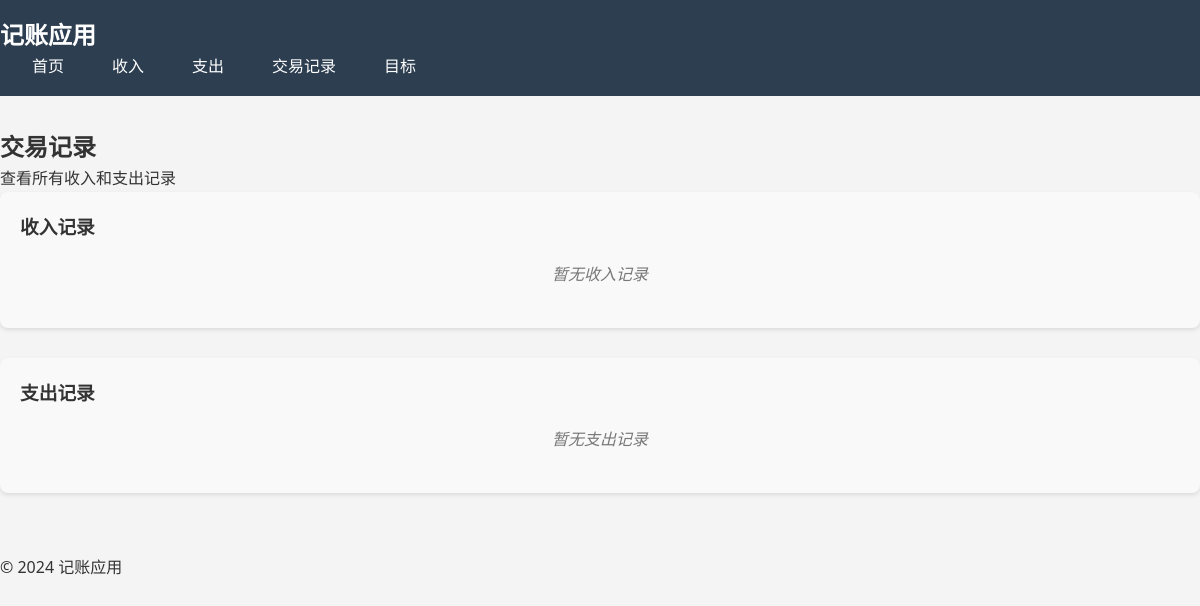
/transaction, run on an earlier commit of the app's database.
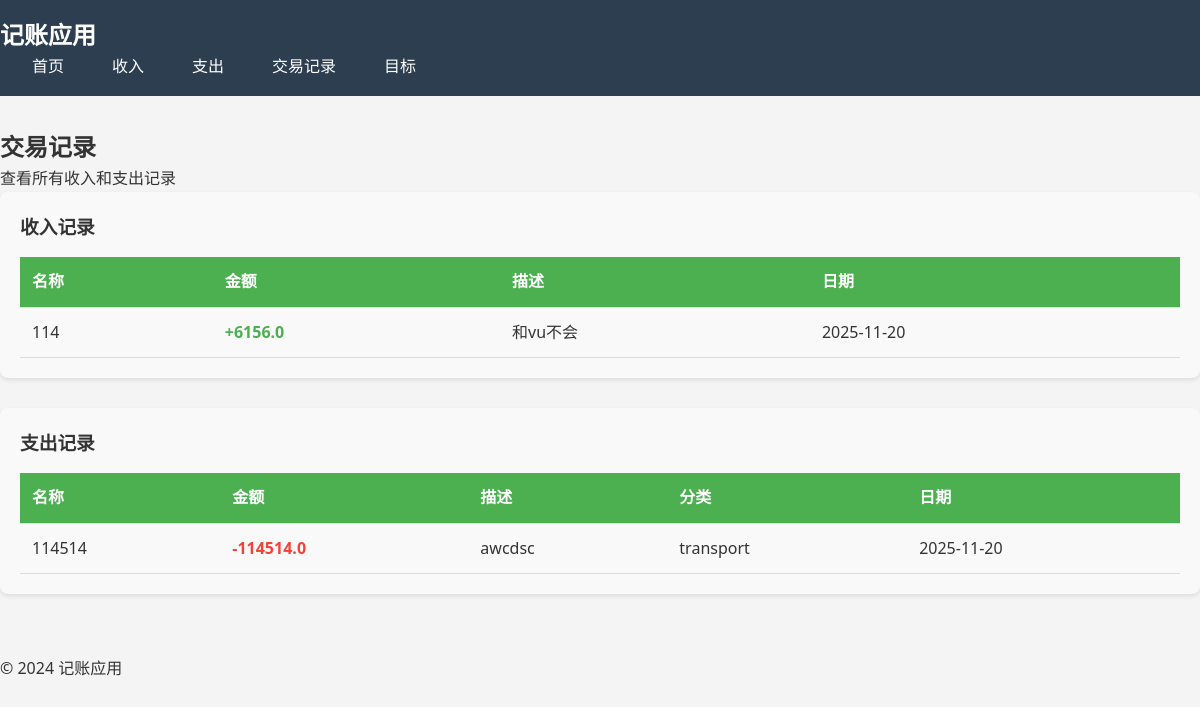
And on a later commit of the database.
### models.py (models this page shows, shortened)
class Income:
    id = None
    name = None
    amount = None
    created_at = None
    description = None

class Expense:
    id = None
    name = None
    amount = None
    category = None
    created_at = None
    description = None

### routes.py (the view)
    @app.route('/transaction')
    def transaction():
        with app.app_context():
            from models import Income, Expense
            incomes = Income.query.all()
            expenditures = Expense.query.all()
            incomes_dict = [income.to_dict() for income in incomes]
            expenditures_dict = [expenditure.to_dict() for expenditure in expenditures]
            return render_template('transaction.html', incomes=incomes_dict, expenditures=expenditures_dict)

### templates/transaction.html (shortened to what this page needs)
{% extends "base.html" %}
 {% block content %}
    <link rel="stylesheet" href="{{ url_for('static', filename='css/transaction.css') }}">
 <div class="page-header">
     <h2>交易记录</h2>
     <p>查看所有收入和支出记录</p>
 </div>
 <div class="content">
     <div class="transaction-section">
         <h3>收入记录</h3>
         {% if incomes %}
         <table class="transaction-table">
             <thead>
                 <tr>
                     <th>名称</th>
                     <th>金额</th>
                     <th>描述</th>
                     <th>日期</th>
                 </tr>
             </thead>
             <tbody>
                 {% for income in incomes %}
                 <tr>
                     <td>{{ income.name }}</td>
                     <td class="amount income-amount">+{{ income.amount }}</td>
                     <td>{{ income.description if income.description else '-' }}</td>
                     <td>{{ income.created_at.split('T')[0] }}</td>
                 </tr>
                 {% endfor %}
             </tbody>
         </table>
         {% else %}
         <p class="no-data">暂无收入记录</p>
         {% endif %}
     </div>
     <div class="transaction-section">
         <h3>支出记录</h3>
         {% if expenditures %}
         <table class="transaction-table">
             <thead>
                 <tr>
                     <th>名称</th>
                     <th>金额</th>
                     <th>描述</th>
                     <th>分类</th>
                     <th>日期</th>
                 </tr>
             </thead>
             <tbody>
                 {% for expenditure in expenditures %}
                 <tr>
                     <td>{{ expenditure.name }}</td>
                     <td class="amount expenditure-amount">-{{ expenditure.amount }}</td>
                     <td>{{ expenditure.description if expenditure.description else '-' }}</td>
                     <td>{{ expenditure.category if expenditure.category else '-' }}</td>
                     <td>{{ expenditure.created_at.split('T')[0] }}</td>
                 </tr>
                 {% endfor %}
             </tbody>
         </table>
         {% else %}
         <p class="no-data">暂无支出记录</p>
         {% endif %}
     </div>
 </div>
 {% endblock %}

### templates/base.html (shortened to what this page needs)
<!DOCTYPE html>
<html lang="zh-CN">
<head>
    <link rel="stylesheet" href="{{ url_for('static', filename='css/style.css') }}">
</head>
<body>
    <nav class="navbar">
        <div class="nav-container">
            <h1 class="nav-logo">记账应用</h1>
            <ul class="nav-menu">
                <li><a href="{{ url_for('index') }}">首页</a></li>
                <li><a href="{{ url_for('incomes') }}">收入</a></li>
                <li><a href="{{ url_for('expenditures') }}">支出</a></li>
                <li><a href="{{ url_for('transaction') }}">交易记录</a></li>
                <li><a href="{{ url_for('goal') }}">目标</a></li>
            </ul>
        </div>
    </nav>
    <main class="main-content">
        {% block content %}{% endblock %}
    </main>
    <footer class="footer">
        <p>&copy; 2024 记账应用</p>
    </footer>
</body>
</html>

### static/css/style.css (style rules this page uses)
* { margin: 0; padding: 0; box-sizing: border-box; }
body { font-family: 'Segoe UI', Tahoma, Geneva, Verdana, sans-serif; line-height: 1.6; color: #333; background-color: #f4f4f4; }
nav { background-color: #2c3e50; color: white; padding: 1rem 0; }
nav h1 { font-size: 1.5rem; }
nav ul { display: flex; list-style: none; }
nav ul li { margin-left: 1rem; }
nav a { color: white; text-decoration: none; padding: 0.5rem 1rem; border-radius: 4px; transition: background-color 0.3s; }
main { padding: 2rem 0; }

### static/css/transaction.css (style rules this page uses)
.transaction-section { margin-bottom: 30px; padding: 20px; background-color: #f9f9f9; border-radius: 8px; box-shadow: 0 2px 4px rgba(0,0,0,0.1); }
.transaction-table { width: 100%; border-collapse: collapse; margin-top: 15px; }
.transaction-table th, .transaction-table td { padding: 12px; text-align: left; border-bottom: 1px solid #ddd; }
.transaction-table th { background-color: #4CAF50; color: white; font-weight: bold; }
.amount { font-weight: bold; text-align: right; }
.income-amount { color: #4CAF50; }
.expenditure-amount { color: #f44336; }

What changed in the data, as far as the page shows it:
added Income: name "114", amount "6156.0", description "和vu不会", created_at "2025-11-20"
added Expense: name "114514", amount "114514.0", description "awcdsc", category "transport", created_at "2025-11-20"
Also different on the page:
text no longer shown: "暂无收入记录 暂无支出记录"
text now shown: "名称 金额 描述 日期 名称 金额 描述 分类 日期"
